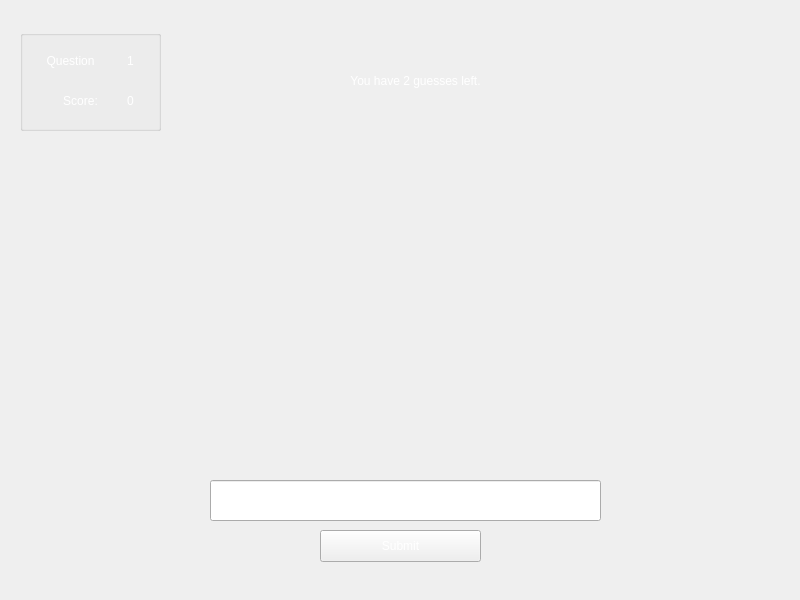
<?xml version="1.0" encoding="UTF-8"?>
<ui version="4.0">
 <class>AnimalSpeller_game</class>
 <widget class="QMainWindow" name="AnimalSpeller_game">
  <property name="geometry">
   <rect>
    <x>0</x>
    <y>0</y>
    <width>800</width>
    <height>600</height>
   </rect>
  </property>
  <property name="windowTitle">
   <string>MainWindow</string>
  </property>
  <property name="styleSheet">
   <string notr="true">color: white;
background-color: none;
font: 15pt&quot;BM Jua&quot;;</string>
  </property>
  <widget class="QWidget" name="centralwidget">
   <widget class="QLabel" name="animalPic">
    <property name="geometry">
     <rect>
      <x>130</x>
      <y>150</y>
      <width>551</width>
      <height>291</height>
     </rect>
    </property>
    <property name="text">
     <string/>
    </property>
    <property name="alignment">
     <set>Qt::AlignCenter</set>
    </property>
   </widget>
   <widget class="QLineEdit" name="inputAnimal">
    <property name="geometry">
     <rect>
      <x>210</x>
      <y>480</y>
      <width>391</width>
      <height>41</height>
     </rect>
    </property>
    <property name="alignment">
     <set>Qt::AlignCenter</set>
    </property>
   </widget>
   <widget class="QPushButton" name="submitButton">
    <property name="geometry">
     <rect>
      <x>320</x>
      <y>530</y>
      <width>161</width>
      <height>32</height>
     </rect>
    </property>
    <property name="text">
     <string>Submit</string>
    </property>
   </widget>
   <widget class="QLabel" name="guessLeftLabel">
    <property name="geometry">
     <rect>
      <x>310</x>
      <y>60</y>
      <width>211</width>
      <height>41</height>
     </rect>
    </property>
    <property name="styleSheet">
     <string notr="true">font: 20pt &quot;BM Jua&quot;;</string>
    </property>
    <property name="text">
     <string>You have 2 guesses left.</string>
    </property>
    <property name="alignment">
     <set>Qt::AlignCenter</set>
    </property>
   </widget>
   <widget class="QGroupBox" name="groupBox">
    <property name="geometry">
     <rect>
      <x>20</x>
      <y>30</y>
      <width>141</width>
      <height>101</height>
     </rect>
    </property>
    <property name="title">
     <string/>
    </property>
    <widget class="QLabel" name="questionaLabel">
     <property name="geometry">
      <rect>
       <x>10</x>
       <y>10</y>
       <width>81</width>
       <height>41</height>
      </rect>
     </property>
     <property name="styleSheet">
      <string notr="true">font: 18pt &quot;BM Jua&quot;;</string>
     </property>
     <property name="text">
      <string>Question</string>
     </property>
     <property name="alignment">
      <set>Qt::AlignCenter</set>
     </property>
    </widget>
    <widget class="QLabel" name="scoreLabel">
     <property name="geometry">
      <rect>
       <x>20</x>
       <y>50</y>
       <width>81</width>
       <height>41</height>
      </rect>
     </property>
     <property name="styleSheet">
      <string notr="true">font: 18pt &quot;BM Jua&quot;;</string>
     </property>
     <property name="text">
      <string>Score:</string>
     </property>
     <property name="alignment">
      <set>Qt::AlignCenter</set>
     </property>
    </widget>
    <widget class="QLabel" name="questionNumber">
     <property name="geometry">
      <rect>
       <x>100</x>
       <y>10</y>
       <width>21</width>
       <height>41</height>
      </rect>
     </property>
     <property name="styleSheet">
      <string notr="true">font: 18pt &quot;BM Jua&quot;;</string>
     </property>
     <property name="text">
      <string>1</string>
     </property>
     <property name="alignment">
      <set>Qt::AlignCenter</set>
     </property>
    </widget>
    <widget class="QLabel" name="scoreNumber">
     <property name="geometry">
      <rect>
       <x>90</x>
       <y>50</y>
       <width>41</width>
       <height>41</height>
      </rect>
     </property>
     <property name="styleSheet">
      <string notr="true">font: 18pt &quot;BM Jua&quot;;</string>
     </property>
     <property name="text">
      <string>0</string>
     </property>
     <property name="alignment">
      <set>Qt::AlignCenter</set>
     </property>
    </widget>
   </widget>
   <widget class="QLabel" name="animalBackground">
    <property name="geometry">
     <rect>
      <x>0</x>
      <y>0</y>
      <width>800</width>
      <height>600</height>
     </rect>
    </property>
    <property name="text">
     <string/>
    </property>
    <property name="pixmap">
     <pixmap resource="icons.qrc">:/image for c++ project/Background/AnimalSpeller.png</pixmap>
    </property>
    <property name="scaledContents">
     <bool>true</bool>
    </property>
   </widget>
   <zorder>animalBackground</zorder>
   <zorder>animalPic</zorder>
   <zorder>inputAnimal</zorder>
   <zorder>submitButton</zorder>
   <zorder>guessLeftLabel</zorder>
   <zorder>groupBox</zorder>
  </widget>
 </widget>
 <resources>
  <include location="icons.qrc"/>
 </resources>
 <connections/>
</ui>
